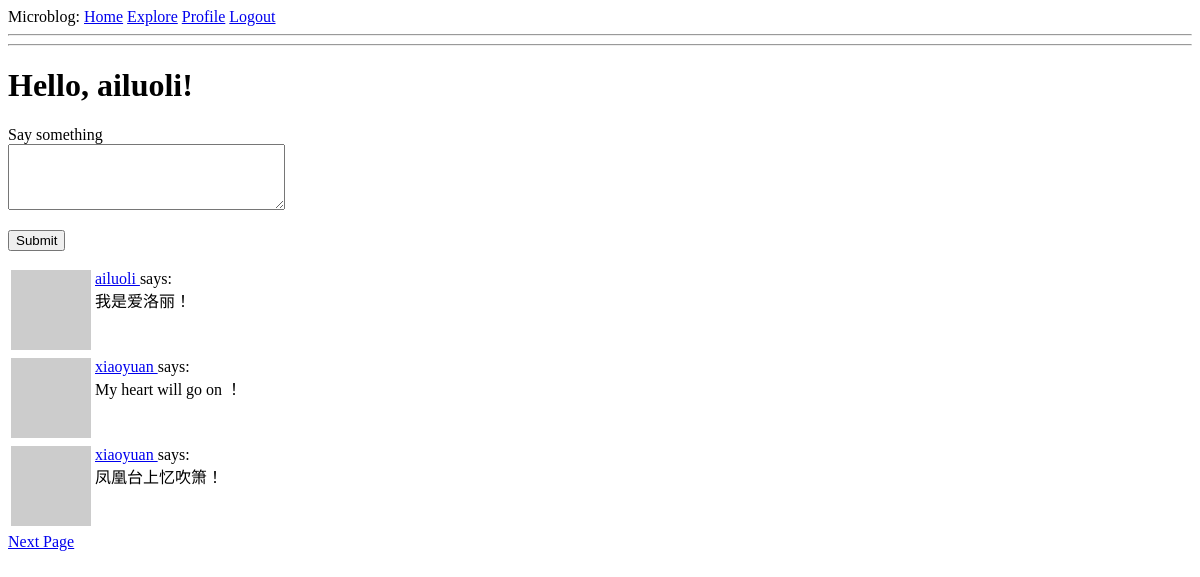
/index (signed in), run on an earlier commit of the app's database.
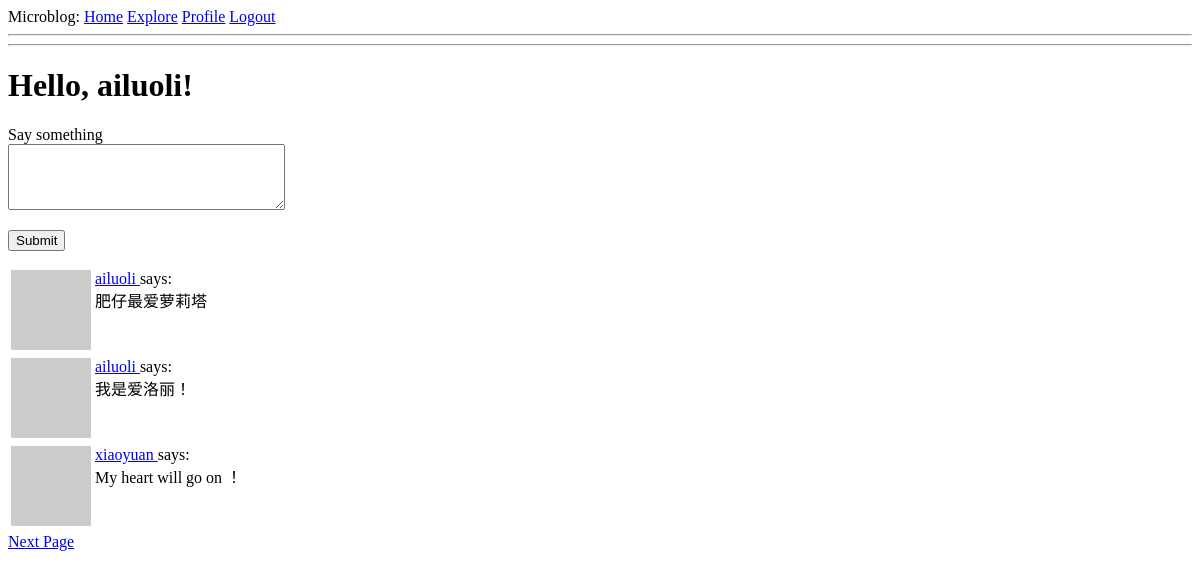
And on a later commit of the database.
### app/models.py (models this page shows, shortened)
class Post(db.Model):
	id = db.Column(db.Integer, primary_key=True)
	body = db.Column(db.String(1024))
	timestamp = db.Column(db.DateTime, index=True, default=datetime.utcnow)
	user_id = db.Column(db.Integer, db.ForeignKey('user.id'))

class User(UserMixin, db.Model):
	id = db.Column(db.Integer, primary_key=True)
	username = db.Column(db.String(64), index=True, unique=True)
	email = db.Column(db.String(120), index=True, unique=True)
	password_hash = db.Column(db.String(128))
	posts = db.relationship('Post', backref='author', lazy='dynamic')
	about_me = db.Column(db.String(140))
	last_seen = db.Column(db.DateTime, default=datetime.utcnow())
	followed = db.relationship(
		'User',
		secondary=followers,
		primaryjoin=(followers.c.follower_id == id),
		secondaryjoin=(followers.c.followed_id == id),
		backref=db.backref('followers', lazy='dynamic'),
		lazy='dynamic'
	)
	def avatar(self, size):
		digest = md5(self.email.lower().encode('utf-8')).hexdigest()
		return 'https://www.gravatar.com/avatar/{}?d=identicon&s={}'.format(digest, size)
	def followed_posts(self):
		followed = Post.query.join(followers, (followers.c.followed_id == Post.user_id)). \
			filter(followers.c.follower_id == self.id)
		own = Post.query.filter_by(user_id=self.id)
		return followed.union(own).order_by(Post.timestamp.desc())

### app/routes.py (the view)
@app.route('/', methods=['GET', 'POST'])
@app.route('/index', methods=['GET', 'POST'])
@login_required
def index():
    form = PostForm()
    if form.validate_on_submit():
        post = Post(body=form.post.data, author=current_user)
        db.session.add(post)
        db.session.commit()
        flash('Your post is now live !')
        return redirect(url_for('index'))
    page = request.args.get('page', 1, type=int)
    posts = current_user.followed_posts().paginate(page, app.config['POSTS_PER_PAGE'], False)
    next_url = url_for('index', page=posts.next_num) if posts.has_next else None
    prev_url = url_for('index', page=posts.prev_num) if posts.has_prev else None
    return render_template("index.html", title='Home Page', form=form,
                           posts=posts.items, next_url=next_url, prev_url=prev_url)

### app/froms.py
class PostForm(FlaskForm):
	post = TextAreaField('Say something', validators=[DataRequired(), Length(min=1, max=140)])
	submit = SubmitField('Submit')

### app/models.py (called while the page is built)
@login.user_loader
def load_user(id):
	return User.query.get(int(id))

### app/routes.py (called while the page is built)
@app.before_request
def before_request():
    if current_user.is_authenticated:
        current_user.last_seen = datetime.utcnow()
        db.session.commit()

### app/templates/index.html (shortened to what this page needs)
{% extends "base.html" %}
{% block content %}
<h1>Hello, {{ current_user.username }}!</h1>
{% if form %}
<form action="" method="post">
	<p>
		{{ form.post.label }}<br>
		{{ form.post(cols=32, rows=4) }}<br>
	</p>
	<p>
		{{ form.submit() }}
	</p>
</form>
{% endif %}
<table>
	{% for post in posts %}
	{% include '_post.html' %}
	{% endfor %}
</table>
{% if next_url %}
<a href="{{ next_url }}">Next Page</a>
{% endif %}
{% endblock %}

### app/templates/_post.html
<tr valign="top">
    <td><img src="{{ post.author.avatar(36) }}"></td>
    <td>
        <a href="{{ url_for('user', username=post.author.username)}}">{{ post.author.username }} </a>says:<br>
        {{ post.body }}
    </td>
</tr>

What changed in the data, as far as the page shows it:
no longer on this page (row unchanged): Post: author.username "xiaoyuan", body "凤凰台上忆吹箫！"
added Post: author.username "ailuoli", body "肥仔最爱萝莉塔"
